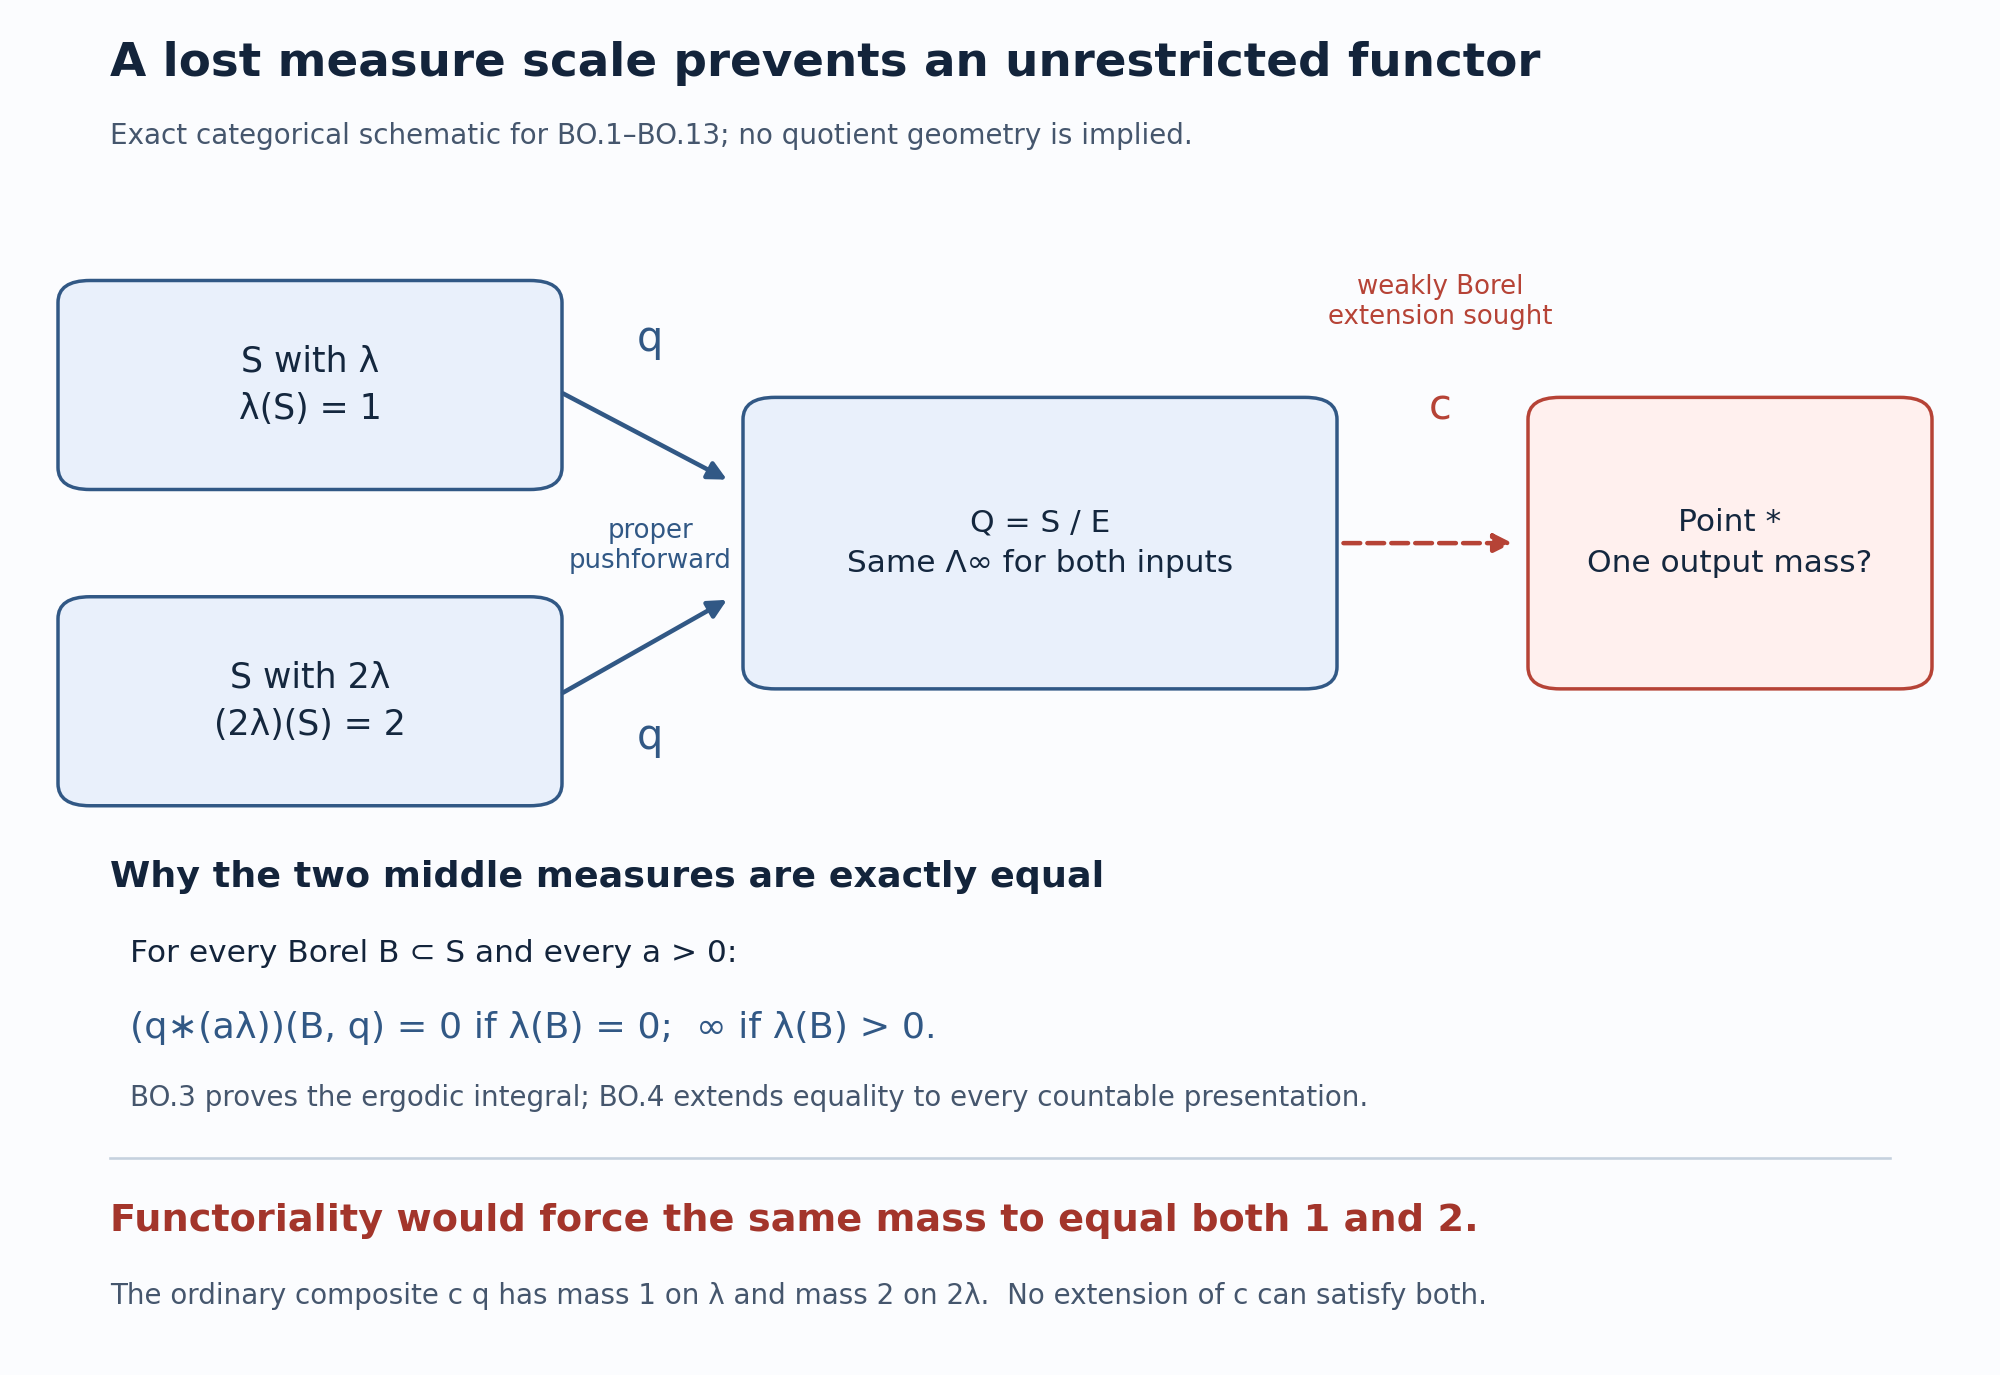

Write the Python code that produced this figure.
from pathlib import Path
import hashlib, json
import matplotlib
matplotlib.use('Agg')
import matplotlib.pyplot as plt
from matplotlib.patches import FancyBboxPatch, FancyArrowPatch

HERE=Path(__file__).resolve().parent
plt.rcParams.update({'font.family':'DejaVu Sans','font.size':18,'svg.hashsalt':'borel-functor-obstruction-20261005'})
fig=plt.figure(figsize=(16,11),dpi=125,facecolor='#fbfcfe')
ax=fig.add_axes([0,0,1,1]); ax.set_xlim(0,1);ax.set_ylim(0,1);ax.axis('off')
ax.text(.055,.945,'A lost measure scale prevents an unrestricted functor',fontsize=27,weight='bold',color='#13243b')
ax.text(.055,.895,'Exact categorical schematic for BO.1–BO.13; no quotient geometry is implied.',fontsize=16,color='#45566d')

def box(x,y,w,h,text,color='#e9f0fb',edge='#315885',fontsize=20):
    ax.add_patch(FancyBboxPatch((x-w/2,y-h/2),w,h,boxstyle='round,pad=0.016',
                               facecolor=color,edgecolor=edge,linewidth=2))
    ax.text(x,y,text,ha='center',va='center',fontsize=fontsize,color='#14273e',linespacing=1.5)
def arrow(start,end,color='#315885',style='-'):
    ax.add_patch(FancyArrowPatch(start,end,arrowstyle='-|>',mutation_scale=22,
                                color=color,linewidth=2.6,linestyle=style))

box(.155,.72,.22,.12,'S with λ\nλ(S) = 1')
box(.155,.49,.22,.12,'S with 2λ\n(2λ)(S) = 2')
box(.52,.605,.265,.18,'Q = S / E\nSame Λ∞ for both inputs',fontsize=18)
box(.865,.605,.17,.18,'Point *\nOne output mass?',color='#fff0ee',edge='#b64336',fontsize=18)
arrow((.28,.715),(.365,.65));arrow((.28,.495),(.365,.565))
ax.text(.325,.745,'q',fontsize=24,ha='center',color='#315885')
ax.text(.325,.455,'q',fontsize=24,ha='center',color='#315885')
ax.text(.325,.603,'proper\npushforward',fontsize=15,ha='center',va='center',color='#315885')
arrow((.67,.605),(.758,.605),color='#b64336',style='--')
ax.text(.72,.695,'c',fontsize=24,ha='center',color='#b64336')
ax.text(.72,.78,'weakly Borel\nextension sought',fontsize=15,ha='center',va='center',color='#b64336')

ax.text(.055,.355,'Why the two middle measures are exactly equal',fontsize=21,weight='bold',color='#13243b')
ax.text(.065,.30,'For every Borel B ⊂ S and every a > 0:',fontsize=18,color='#13243b')
ax.text(.065,.245,'(q∗(aλ))(B, q) = 0 if λ(B) = 0;  ∞ if λ(B) > 0.',fontsize=21,color='#315885')
ax.text(.065,.196,'BO.3 proves the ergodic integral; BO.4 extends equality to every countable presentation.',fontsize=16,color='#45566d')

ax.plot([.055,.945],[.158,.158],color='#c5d1de',lw=1.5)
ax.text(.055,.105,'Functoriality would force the same mass to equal both 1 and 2.',fontsize=22,weight='bold',color='#a3352b')
ax.text(.055,.052,'The ordinary composite c q has mass 1 on λ and mass 2 on 2λ.  No extension of c can satisfy both.',fontsize=16,color='#45566d')
for ext in ['png','svg']:
    fig.savefig(HERE/('borel-functor-obstruction.'+ext),dpi=125,
                metadata={'Creator':'GPT-6.1 Sol (OpenAI)', **({'Date':None} if ext=='svg' else {})})
plt.close(fig)
